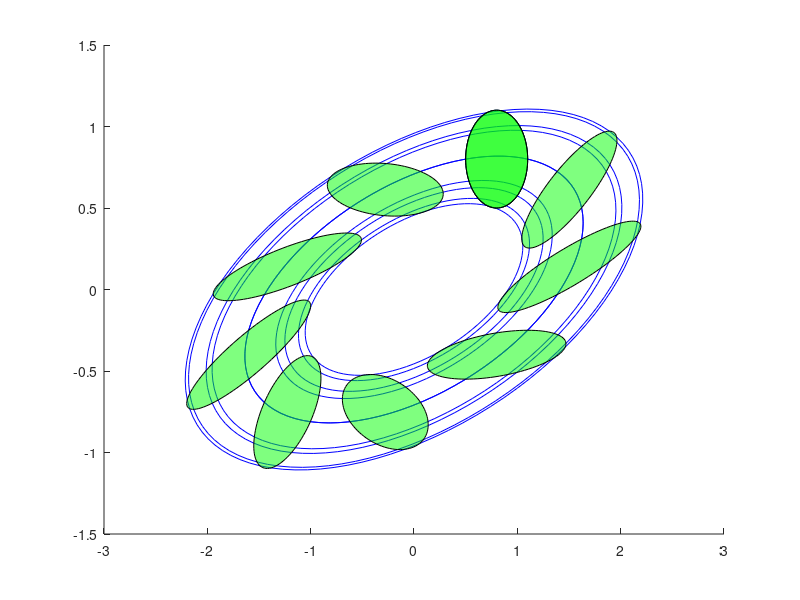

Recreate this plot in MATLAB.
%% TP Stabilité des EDO
A1 = [-1, -4;1 -1];
A2 = [1, -4;1 -1];
A3 = [1, 1;4 -2];

t0 = 0;
tf_12 = 2*pi/sqrt(3);
tf_3 = 1;
N = 100;% nombre de pas pour chaque equadiffn
nb_ci = 10;% nombre de points sur le cercle

% Tracé des cercles des points de départ
th = 0:pi/50:2*pi;
xunit_12 = 0.3 * cos(th) + 0.8;
yunit_12 = 0.3 * sin(th) + 0.8;
xunit_3 = 0.1 * cos(th) + 0.15;
yunit_3 = 0.1 * sin(th) - 0.6;
hold on

xunit = xunit_12;
yunit = yunit_12;
plot(xunit, yunit)

T_12 = linspace(t0, tf_12, N);
T_3 = linspace(t0, tf_3, N);

A = A2;
T = T_12;



mat_y0 = [xunit(1:nb_ci:100); yunit(1:nb_ci:100)];
% Calcul de la solution pour chaque condition initiale
for k=1:size(mat_y0, 2)
    Y = [];
    for t=1:length(T)
        Y = [Y, expm(T(t)*A)*mat_y0(:,k)];
    end
    plot(Y(1,:), Y(2,:), 'b');
end

T_cercles_12 = linspace(t0, tf_12, 10);
T_cercles_3 = linspace(t0, tf_3, 5);

T_cercles = T_cercles_12;

mat_y0_cercles = [xunit(1:100); yunit(1:100)];

for t=1:length(T_cercles)
    Y_cercles = [];
    for k=1:size(mat_y0_cercles, 2)
        Y_cercles = [Y_cercles, [expm(T_cercles(t)*A)*mat_y0_cercles(:,k)]];
    end
    h = fill(Y_cercles(1,:), Y_cercles(2,:), 'g');
    set(h, 'facealpha', 0.5)
end













